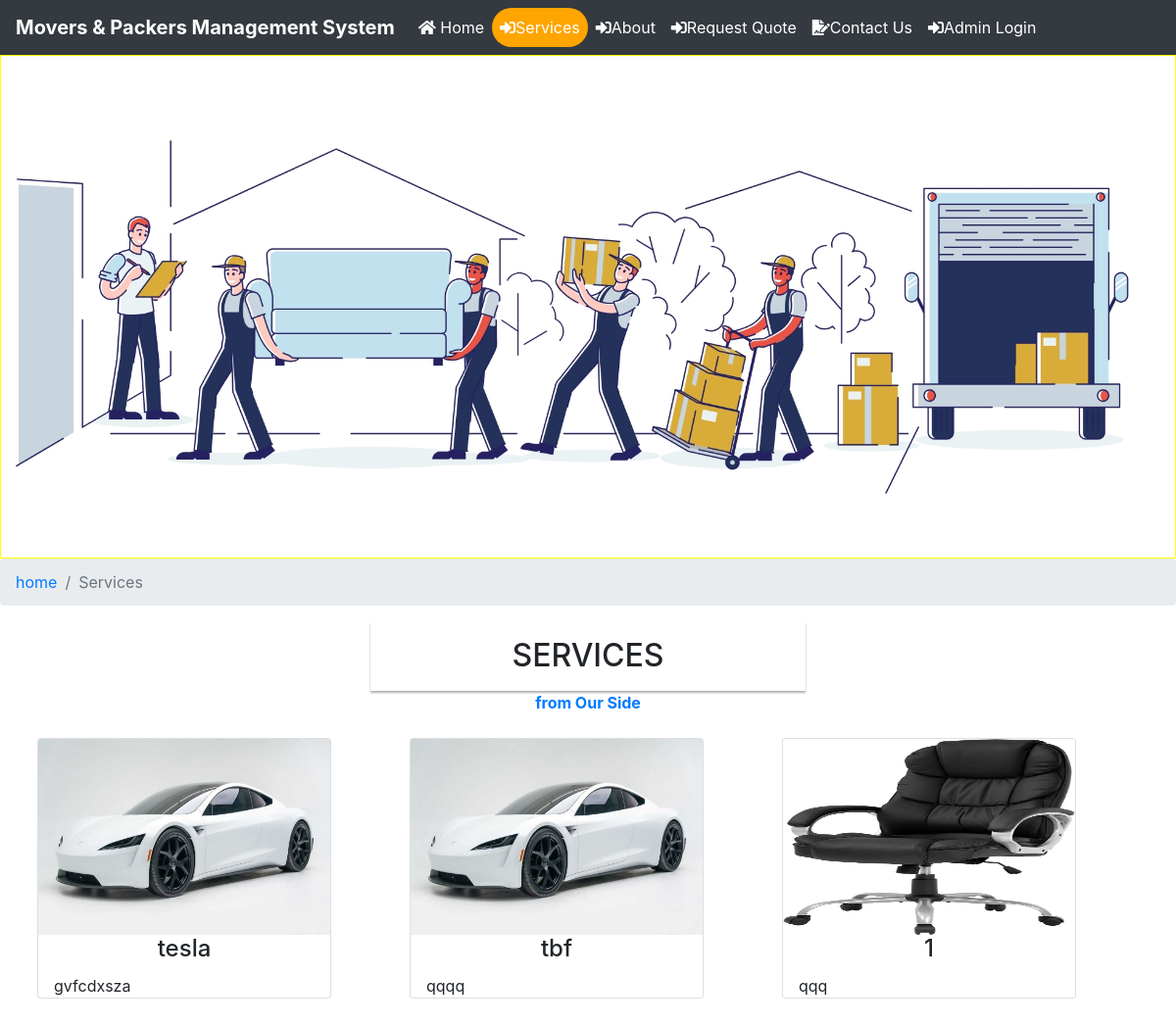
/services, run on the app's committed database.
### moverspackers/models.py (models this page shows, shortened)
class Services(models.Model):
    objects = None
    title = models.CharField(max_length=200,null=True)
    description = models.CharField(max_length=5000, null=True)
    image = models.FileField(null=True)
    creationdate = models.DateTimeField(auto_now_add=True)

### moverspackers/views.py (the view)
# urls.py: path('services',services,name="services"),
def services(request):
    services = Services.objects.all()
    return render(request, 'services.html',locals())

### moverspackers/templates/services.html
{% load static %}
{% include 'header.html' %}
<header class="container-fluid" style="border : 1px solid yellow">
    <img src="{% static 'images/serv.jpeg'%}" width="100%" class="img-responsive">
</header>
<nav aria-level="breadcrumb">
    <ol class="breadcrumb">
        <li class="breadcrumb-item"><a href="{% url 'index' %}">home</a></li>
        <li class="breadcrumb-item active" aria-current="page">Services</li>
    </ol>
</nav>
<div class="container">
    <h3 class="page-title text-center">Services</h3>
    <p class="text-center text-primary mt-2px font-weight-bold">from Our Side</p>
    <div class="row">
        {% for i in services %}
        <div class="col-sm-4 p-2 mb-5">
            <div class="card" style="width:300px">
                <img class="card-img-top" src="{{i.image.url}}" style="width:100%;height:200px">
                <h4 class="card-title text-center">{{i.title}}</h4>
                <p class="card-text text-justify px-3">{{i.description}}</p>
            </div>
        </div>
        {% endfor %}
    </div>
</div>

### moverspackers/static/css/mystyle.css (style rules this page uses)
.page-title { color :Ass; font-size :2em; padding : .5em 1em; box-shadow : 0px 2px 2px #b0b0b0; width : 40%; margin : 0 auto; text-transform : uppercase }

### data on the page
Services: image (picture), title "tesla", description "gvfcdxsza"
Services: image (picture), title "tbf", description "qqqq"
Services: image (picture), title "1", description "qqq"
